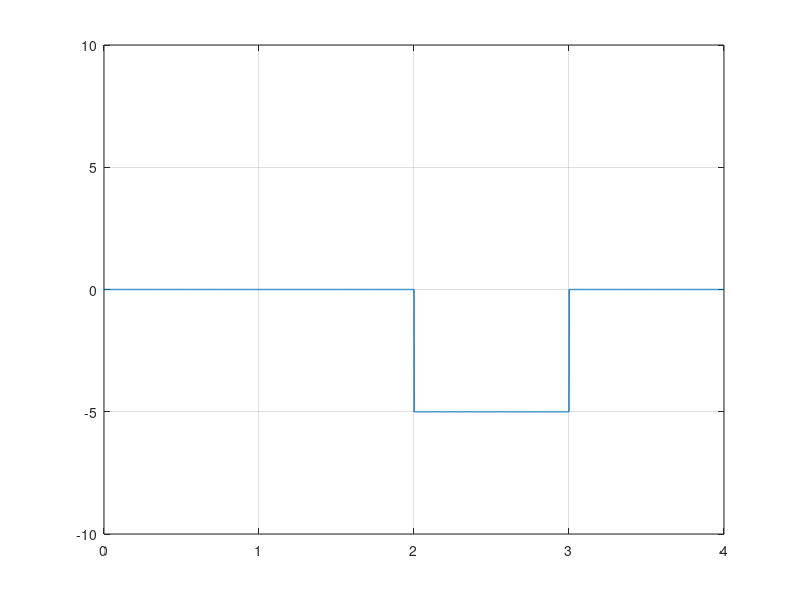

Write the MATLAB code that produced this figure.
clear all;
close all;

bits = [1 0 1 1];

#modulation
bitrate  = 1;
samplingRate = 1000;
samplingTime = 1/samplingRate;
endTime = length(bits)/bitrate;
time = 0:samplingTime:endTime;
index = 1;
voltage = 5;
sign = 1;
nonzero = 1;

if(bits(index)==1)
  sign = 0;
  endif
last = voltage*sign;
for i=1:length(time)
  last = voltage*sign;
  modulation(i) = last;

  if(bitrate*time(i)>=index)
  index=index+1;
  if(index<=length(bits) && bits(index)==1)
    if(last != 0)
    sign = 0;
  else
      nonzero = -(nonzero);
      sign = nonzero;
    endif
    endif

  endif
endfor
plot(time, modulation, "LineWidth", 1);
axis([0 endTime -voltage-5 voltage+5]);
grid on;

%demodulation
index = 1;
volt = 5;
for i=1:length(modulation)
  if(modulation(i) == volt)
    demodulation(index) = 0;

  else
    demodulation(index) = 1;

endif
  if(bitrate*time(i)>=index)
  volt = modulation(i);
  index+=1;
endif
endfor
disp(demodulation);
